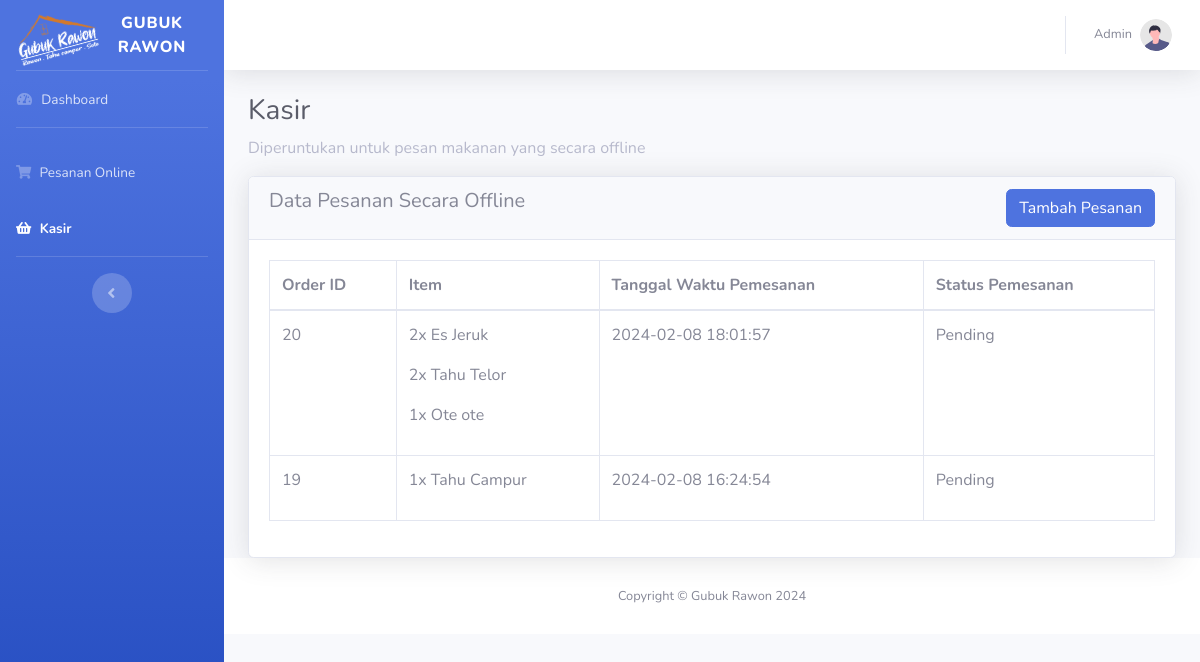
Before: /admin/kasir.php (signed in) with the older database file.
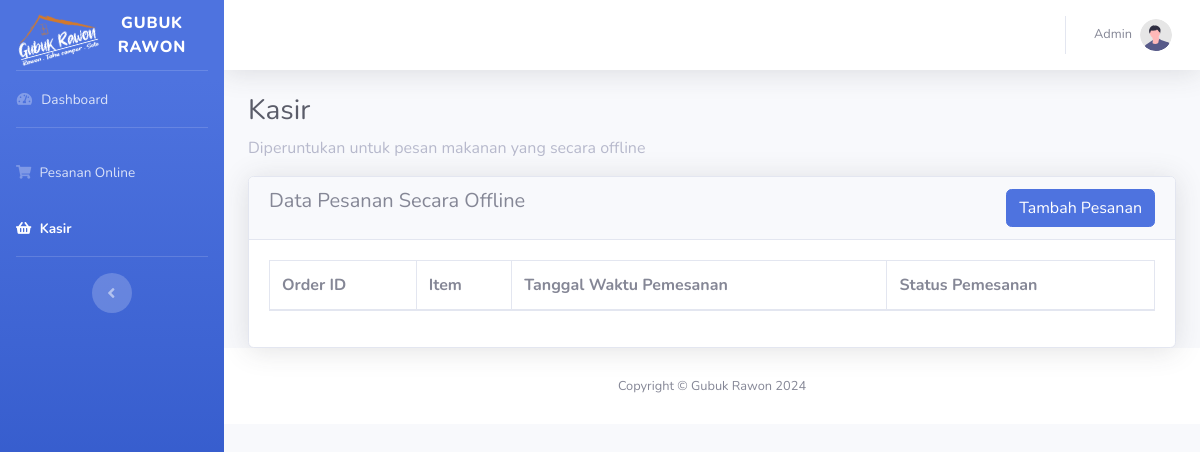
After: the same page with the newer database file.
### tables this page shows
CREATE TABLE `orders` (
  `orderID` int(11) NOT NULL,
  `customerID` int(11) NOT NULL,
  `orderDate` datetime DEFAULT current_timestamp(),
  `totalAmount` decimal(10,2) DEFAULT NULL,
  `status` enum('Pending','Proses','Selesai','Diantar','Cancelled') DEFAULT 'Pending',
  `paymentStatus` enum('Pending','Paid','Failed') DEFAULT 'Pending',
  `paymentMethod` enum('COD','Credit Card','Bank Transfer') DEFAULT 'COD',
  `orderType` enum('Online','Offline') DEFAULT NULL
);

### koneksi.php (called while the page is built, shortened)
<?php
class database
{
  var $db_host = "localhost";
  var $db_user = "root";
  var $db_password = "";
  var $db_name = "gubuk_rawon";
  var $koneksi = "";
  public function __construct()
  {
    $this->koneksi = mysqli_connect($this->db_host, $this->db_user, $this->db_password, $this->db_name);
  }
  public function get_orders_by_customer_offline()
  {
    $query = "
            SELECT
            Customer.customerID,
            Customer.name,
            Orders.orderID,
            Orders.orderDate,
            Orders.status AS orderStatus,
            Orders.paymentStatus,
            Orders.paymentMethod,
            Orders.orderDate,
            GROUP_CONCAT(Menu.menuName SEPARATOR ', ') AS menuNames,
            GROUP_CONCAT(OrderDetail.quantity SEPARATOR ', ') AS quantities,
            GROUP_CONCAT(Menu.price SEPARATOR ', ') AS prices
        FROM
            Customer
        JOIN Orders ON Customer.customerID = Orders.customerID
        JOIN OrderDetail ON Orders.orderID = OrderDetail.orderID
        JOIN Menu ON OrderDetail.menuID = Menu.menuID
        WHERE orderType = 'Offline'
        GROUP BY
            Orders.orderID
        ORDER BY
            Orders.orderDate DESC";
    $data = mysqli_query($this->koneksi, $query);
    return $data;
  }
}

### admin/kasir.php (the view, shortened to what this page needs)
<?php
include('layout/navbar.php');
include('../koneksi.php');
$db = new database();
$query = $db->get_orders_by_customer_offline();
$result = $query->fetch_all(MYSQLI_ASSOC);
?>
<div class="container-fluid">
  <h1 class="h3 mb-2 text-gray-800">Kasir</h1>
  <p class='text-gray-500'>Diperuntukan untuk pesan makanan yang secara offline</p>
  <div class="card shadow">
    <div class="card-header">
      <a href="insertPesananOffline.php" class="btn btn-primary float-right">Tambah Pesanan</a>
      <h5>Data Pesanan Secara Offline</h5>
    </div>
    <div class="card-body">
      <div class="table-responsive">
        <table class="table table-bordered" id="dataTable" width="100%" cellspacing="0">
          <thead>
            <tr>
              <th>Order ID</th>
              <th>Item</th>
              <th>Tanggal Waktu Pemesanan</th>
              <th>Status Pemesanan</th>
            </tr>
          </thead>
          <tbody>
            <?php
            foreach ($result as $value) {
            ?>
              <tr>
                <td><?= $value['orderID'] ?></td>
                <td>
                  <?php
                  $menuArray = explode(', ', $value['menuNames']);
                  $quantityArray = explode(', ', $value['quantities']);
                  for ($i = 0; $i < count($menuArray); $i++) {
                    echo "<p> {$quantityArray[$i]}x {$menuArray[$i]}</p>";
                  }
                  ?>
                </td>
                <td><?=$value['orderDate']?></td>
                <td><?=$value['orderStatus']?></td>
              </tr>
            <?php
            }
            ?>
          </tbody>
        </table>
      </div>
    </div>
  </div>
</div>
<?php
include('layout/footer.php');
?>

Changed rows visible on the page:
removed orders: orderID "20", i "2", i "Es Jeruk", i "Tahu Telor", i "1", i "Ote ote", orderDate "2024-02-08 18:01:57", status "Pending", shown under "Data Pesanan Secara Offline"
removed orders: orderID "19", i "1", i "Tahu Campur", orderDate "2024-02-08 16:24:54", status "Pending"
